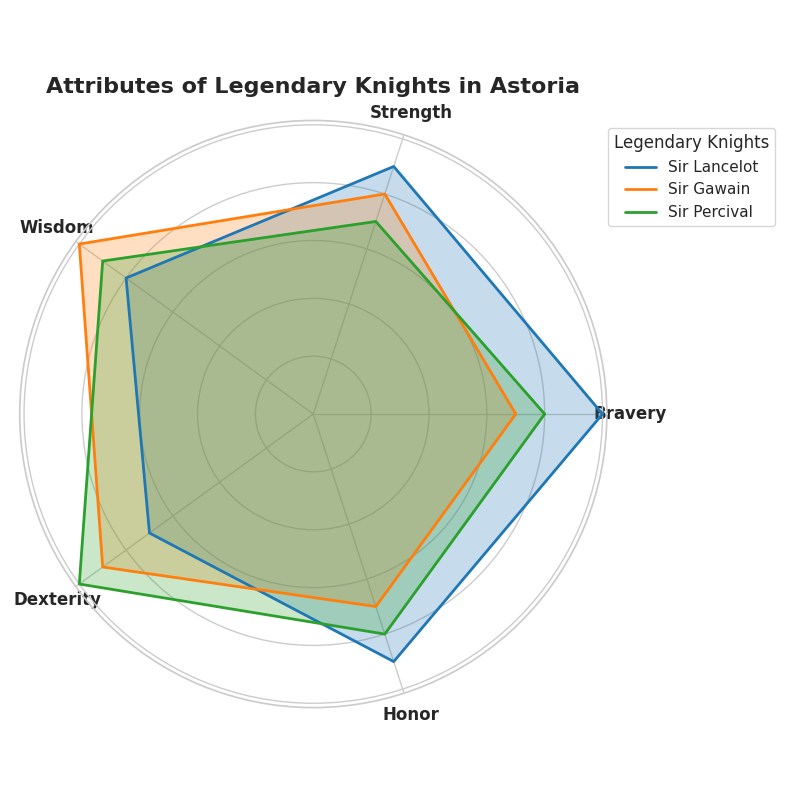

Python code for this plot:
import matplotlib.pyplot as plt
import numpy as np

attributes = ['Bravery', 'Strength', 'Wisdom', 'Dexterity', 'Honor']
n_attributes = len(attributes)

# Randomly altered data for each knight (preserving the structure)
lancelot = [10, 9, 8, 7, 9]
gawain = [7, 8, 10, 9, 7]
percival = [8, 7, 9, 10, 8]

lancelot += lancelot[:1]
gawain += gawain[:1]
percival += percival[:1]

angles = np.linspace(0, 2 * np.pi, n_attributes, endpoint=False).tolist()
angles += angles[:1]

fig, ax = plt.subplots(figsize=(8, 8), subplot_kw=dict(polar=True))

plt.xticks(angles[:-1], attributes, fontsize=12, fontweight='bold')

colors = ['#1f77b4', '#ff7f0e', '#2ca02c']
knight_names = ['Sir Lancelot', 'Sir Gawain', 'Sir Percival']
knight_data = [lancelot, gawain, percival]

for idx, knight in enumerate(knight_data):
    ax.plot(angles, knight, color=colors[idx], linewidth=2, linestyle='solid', label=knight_names[idx])
    ax.fill(angles, knight, color=colors[idx], alpha=0.25)

ax.set_yticklabels([])

plt.legend(loc='upper right', bbox_to_anchor=(1.3, 1), title='Legendary Knights')

plt.title('Attributes of Legendary Knights in Astoria', size=16, fontweight='bold', pad=20)

plt.tight_layout()

plt.show()
